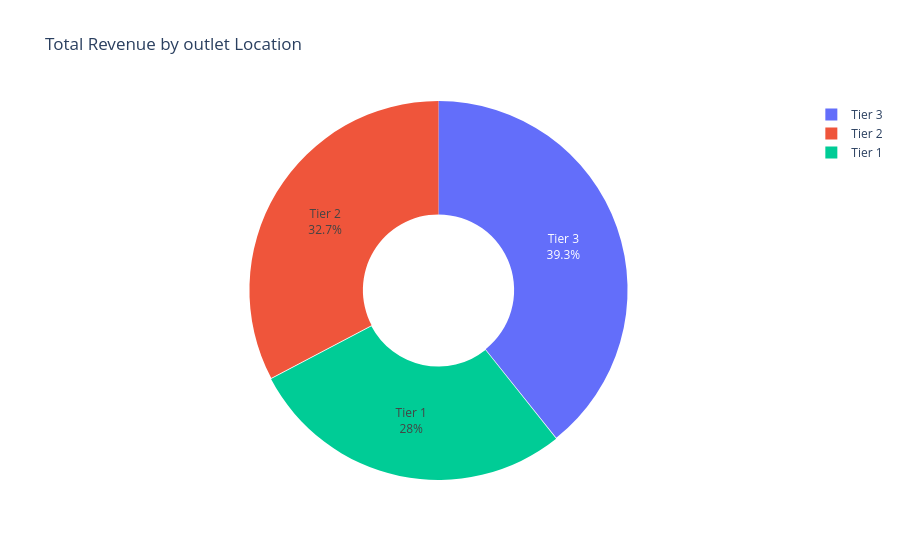

Source (notebook cell):
### Code cell
Outlet_location = df.groupby("Outlet Location Type")["Sales"].sum()

fig = px.pie(Outlet_location, names=Outlet_location.index, values=Outlet_location.values, hole=0.4,
      title="Total Revenue by outlet Location")

fig.update_traces(textinfo="percent+label", pull = [0.005, 0])

### Figure 1 — Plotly figure (JSON) as saved in the notebook; plotly's stock layout.template omitted (floating-point values rounded to 4 significant figures)
{"data": [{"domain": {"x": [0, 1], "y": [0, 1]}, "hole": 0.4, "hovertemplate": "Outlet Location Type=%{label}<br>value=%{value}<extra></extra>", "labels": ["Tier 1", "Tier 2", "Tier 3"], "legendgroup": "", "name": "", "pull": [0.005, 0], "showlegend": true, "textinfo": "percent+label", "type": "pie", "values": [336400.0, 393200.0, 472100.0]}], "layout": {"legend": {"tracegroupgap": 0}, "title": {"text": "Total Revenue by outlet Location"}}}
